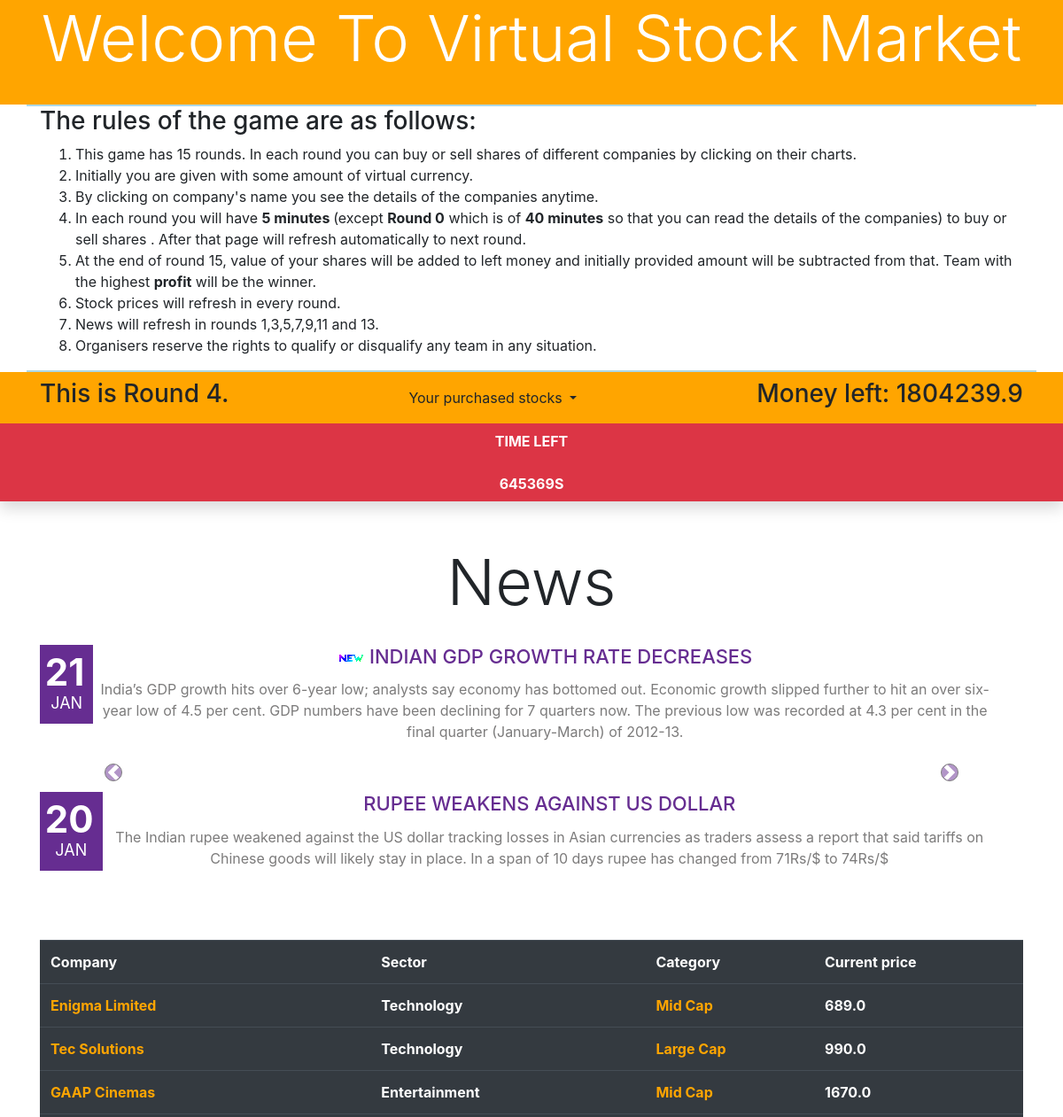
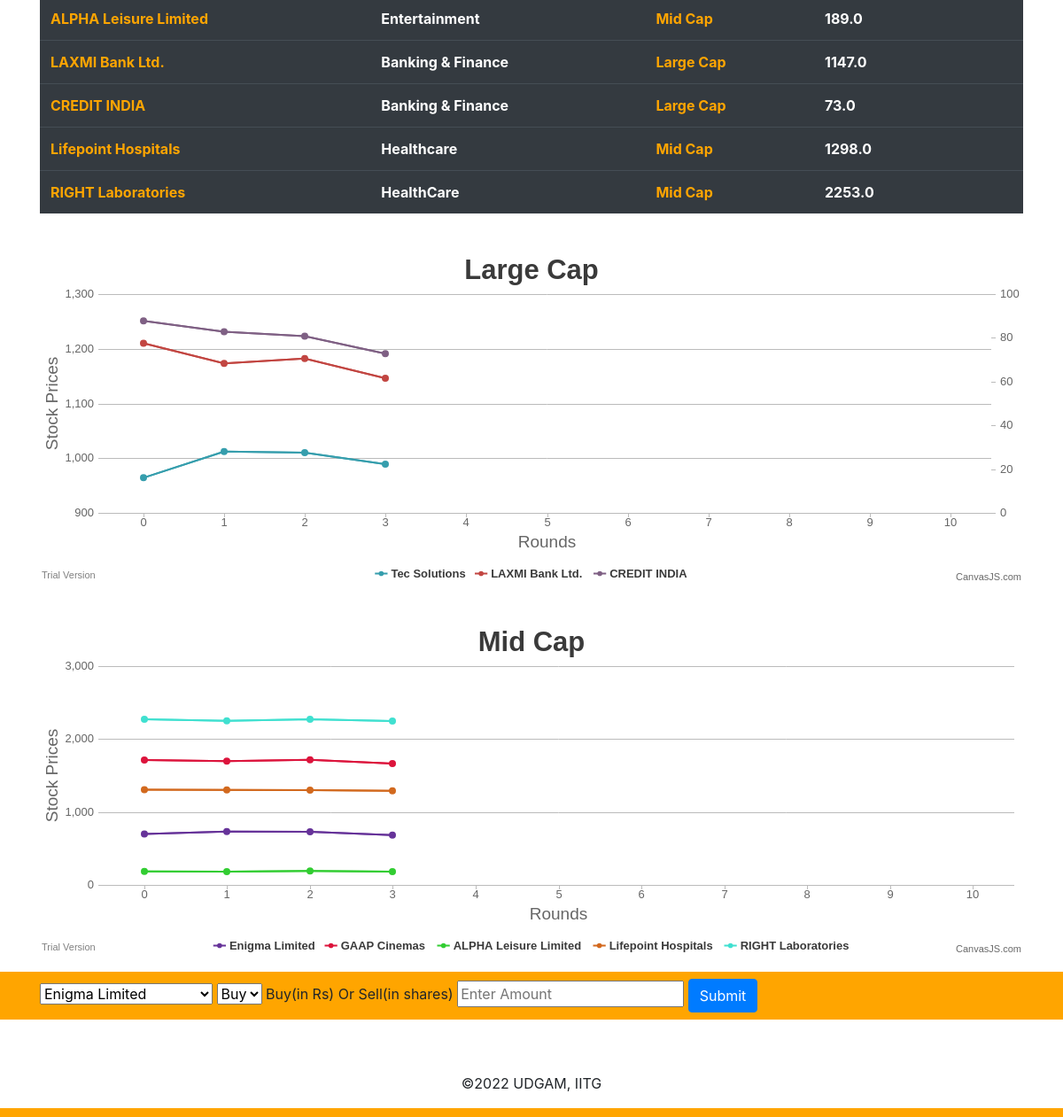
Screenshot of /site/round4/ (signed in) with the database file from the repository (2 pictures, top to bottom).
### login/models.py (models this page shows, shortened)
class Profile(models.Model):
	user = models.OneToOneField(User, on_delete=models.CASCADE)
	feedback = models.CharField(max_length=100, default="Not Submitted")
	money = models.FloatField(default=1000000)
	Enigma = models.FloatField(default=0)
	Tec = models.FloatField(default=0)
	GAAP = models.FloatField(default=0)
	ALPHA = models.FloatField(default=0)
	LAXMI = models.FloatField(default=0)
	Punjab = models.FloatField(default=0)
	Lifepoint = models.FloatField(default=0)
	RIGHT = models.FloatField(default=0)

class company(models.Model):
	company_name = models.CharField(max_length=50)
	sector = models.CharField(max_length=25, default="max cap")
	cat = models.CharField(max_length=25, default="tec")
	price0 = models.FloatField(default=0)
	price1 = models.FloatField(default=0)
	price2 = models.FloatField(default=0)
	price3 = models.FloatField(default=0)
	price4 = models.FloatField(default=0)
	price5 = models.FloatField(default=0)
	price6 = models.FloatField(default=0)
	price7 = models.FloatField(default=0)
	price8 = models.FloatField(default=0)
	price9 = models.FloatField(default=0)
	price10 = models.FloatField(default=0)
	price11 = models.FloatField(default=0)
	price12 = models.FloatField(default=0)
	price13 = models.FloatField(default=0)
	price14 = models.FloatField(default=0)

### login/views.py (the view, shortened to what this page needs)
# urls.py: path('round4/', views.round4, name='round4'),
@login_required
def round4(request):
	date = Date.objects.get(pk=5)
	user = request.user
	all_company = company.objects.all()
	return render(request, 'login/round4.html', {
			'user': user,
			'companys': all_company,
			'date': date,
			'tec0': (company.objects.get(pk=2)).price0,
			'tec1': (company.objects.get(pk=2)).price1,
			'tec2': (company.objects.get(pk=2)).price2,
			'tec3': (company.objects.get(pk=2)).price3,
			'tec4': (company.objects.get(pk=2)).price4,
			'tec5': (company.objects.get(pk=2)).price5,
			'tec6': (company.objects.get(pk=2)).price6,
			'tec7': (company.objects.get(pk=2)).price7,
			'tec8': (company.objects.get(pk=2)).price8,
			'tec9': (company.objects.get(pk=2)).price9,
			'tec10': (company.objects.get(pk=2)).price10,
			'en0': (company.objects.get(pk=1)).price0,
			'en1': (company.objects.get(pk=1)).price1,
			'en2': (company.objects.get(pk=1)).price2,
			'en3': (company.objects.get(pk=1)).price3,
			'en4': (company.objects.get(pk=1)).price4,
			'en5': (company.objects.get(pk=1)).price5,
			'en6': (company.objects.get(pk=1)).price6,
			'en7': (company.objects.get(pk=1)).price7,
			'en8': (company.objects.get(pk=1)).price8,
			'en9': (company.objects.get(pk=1)).price9,
			'en10': (company.objects.get(pk=1)).price10,
			'gaa0': (company.objects.get(pk=3)).price0,
			'gaa1': (company.objects.get(pk=3)).price1,
			'gaa2': (company.objects.get(pk=3)).price2,
			'gaa3': (company.objects.get(pk=3)).price3,
			'gaa4': (company.objects.get(pk=3)).price4,
			'gaa5': (company.objects.get(pk=3)).price5,
			'gaa6': (company.objects.get(pk=3)).price6,
			'gaa7': (company.objects.get(pk=3)).price7,
			'gaa8': (company.objects.get(pk=3)).price8,
			'gaa9': (company.objects.get(pk=3)).price9,
			'gaa10': (company.objects.get(pk=3)).price10,
			'alp0': (company.objects.get(pk=4)).price0,
			'alp1': (company.objects.get(pk=4)).price1,
			'alp2': (company.objects.get(pk=4)).price2,
			'alp3': (company.objects.get(pk=4)).price3,
			'alp4': (company.objects.get(pk=4)).price4,
			'alp5': (company.objects.get(pk=4)).price5,
			'alp6': (company.objects.get(pk=4)).price6,
			'alp7': (company.objects.get(pk=4)).price7,
			'alp8': (company.objects.get(pk=4)).price8,
			'alp9': (company.objects.get(pk=4)).price9,
			'alp10': (company.objects.get(pk=4)).price10,
			'lax0': (company.objects.get(pk=5)).price0,
			'lax1': (company.objects.get(pk=5)).price1,
			'lax2': (company.objects.get(pk=5)).price2,
			'lax3': (company.objects.get(pk=5)).price3,
			'lax4': (company.objects.get(pk=5)).price4,
			'lax5': (company.objects.get(pk=5)).price5,
			'lax6': (company.objects.get(pk=5)).price6,
			'lax7': (company.objects.get(pk=5)).price7,
			'lax8': (company.objects.get(pk=5)).price8,
			'lax9': (company.objects.get(pk=5)).price9,
			'lax10': (company.objects.get(pk=5)).price10,
			'pnb0': (company.objects.get(pk=6)).price0,
			'pnb1': (company.objects.get(pk=6)).price1,
			'pnb2': (company.objects.get(pk=6)).price2,
			'pnb3': (company.objects.get(pk=6)).price3,
			'pnb4': (company.objects.get(pk=6)).price4,
			'pnb5': (company.objects.get(pk=6)).price5,
			'pnb6': (company.objects.get(pk=6)).price6,
			'pnb7': (company.objects.get(pk=6)).price7,
			'pnb8': (company.objects.get(pk=6)).price8,
			'pnb9': (company.objects.get(pk=6)).price9,
			'pnb10': (company.objects.get(pk=6)).price10,
			'lif0': (company.objects.get(pk=7)).price0,
			'lif1': (company.objects.get(pk=7)).price1,
			'lif2': (company.objects.get(pk=7)).price2,
			'lif3': (company.objects.get(pk=7)).price3,
			'lif4': (company.objects.get(pk=7)).price4,
			'lif5': (company.objects.get(pk=7)).price5,
			'lif6': (company.objects.get(pk=7)).price6,
			'lif7': (company.objects.get(pk=7)).price7,
			'lif8': (company.objects.get(pk=7)).price8,
			'lif9': (company.objects.get(pk=7)).price9,
			'lif10': (company.objects.get(pk=7)).price10,
			'rig0': (company.objects.get(pk=8)).price0,
			'rig1': (company.objects.get(pk=8)).price1,
			'rig2': (company.objects.get(pk=8)).price2,
			'rig3': (company.objects.get(pk=8)).price3,
			'rig4': (company.objects.get(pk=8)).price4,
			'rig5': (company.objects.get(pk=8)).price5,
			'rig6': (company.objects.get(pk=8)).price6,
			'rig7': (company.objects.get(pk=8)).price7,
			'rig8': (company.objects.get(pk=8)).price8,
			'rig9': (company.objects.get(pk=8)).price9,
			'rig10': (company.objects.get(pk=8)).price10,
		 })

### login/templates/login/round4.html (shortened to what this page needs)
{% extends "login/base.html" %}
{% load static %}
{% block content %}
<nav id="header-nav" class="navbar navbar-default">
	<div class="container">
		<h3 class="align">This is Round 4.</h3>
		  <div class="dropdown">
    		<button class="btn btn-default dropdown-toggle" type="button" id="menu1" data-toggle="dropdown">Your purchased stocks
    			</button>
  		</div>
		<h3>Money left: {{ user.profile.money }}</h3>
	</div>
</nav>
<div class="navbar-fixed-top bg-danger shadow p-2 text-center mb-5 text-white ">
 	<div class="container-fluid">
    <p class="mb-0 font-weight-bold text-uppercase">Time Left</p>
    <div id="space" class="countdown pt-4"></div>
	</div>
</div>
<div class="container">
<h1 class="display-3 align">News</h1>
<div id="carouselExampleControls" class="carousel slide align" data-ride="carousel">
  <div class="carousel-inner">
    <div class="carousel-item active">
      <div class="slide">
        <div class="blogPost--small">
          <div class="media">
            <span class="align"><a href="#"><span class="date"><span>21</span> <small>Jan</small></span></a></span>
            <div class="media-body">
            <h4 class="media-heading">
              <img src="{% static 'login/new.gif' %}" alt="">
              <a href="#">Indian GDP growth rate decreases</a>
            </h4>
            <p>
              India’s GDP growth hits over 6-year low; analysts say economy has bottomed out. Economic growth slipped further to hit an over six-year low of 4.5 per cent. GDP numbers have been declining for 7 quarters now. The previous low was recorded at 4.3 per cent in the final quarter (January-March) of 2012-13.
            </p>
            </div>
          </div>
        </div>
        <div class="blogPost--small">
          <div class="media">
            <span class="align"><a href="#"><span class="date"><span>20</span> <small>Jan</small></span></a></span>
            <div class="media-body">
            <h4 class="media-heading">
              <a href="#">Rupee weakens against US Dollar</a>
            </h4>
            <p>
              The Indian rupee weakened against the US dollar tracking losses in Asian currencies as traders assess a report that said tariffs on Chinese goods will likely stay in place. In a span of 10 days rupee has changed from 71Rs/$ to 74Rs/$
            </p>
            </div>
          </div>
        </div>
    </div>
    </div>
  </div>
  <a class="carousel-control-prev" href="#carouselExampleControls" role="button" data-slide="prev">
    <span class="carousel-control-prev-icon" aria-hidden="true"></span>
  </a>
  <a class="carousel-control-next" href="#carouselExampleControls" role="button" data-slide="next">
    <span class="carousel-control-next-icon" aria-hidden="true"></span>
  </a>
</div><br>
</div>
<div class="container">
  <table class="table table-dark">
    <tr>
      <th>Company</th>
      <th>Sector</th>
      <th>Category</th>
      <th>Current price</th>
    </tr>
    {% for company in companys %}
    <tr>
      <th><a href="{% url 'details' company.id %}" target="_blank">{{ company.company_name }}</a></th>
      <th>{{ company.sector }}</th>
      {% if company.cat == "Large Cap" %}
        <th><a href="#chartContainer">{{ company.cat }}</a></th>
      {% else %}
        <th><a href="#chartContainer1">{{ company.cat }}</a></th>
      {% endif %}
      <th>{{ company.price3 }}</th>
    </tr>
    {% endfor %}
  </table>
</div>
<div class="container">
  <div id="chartContainer" class="chart padding"></div>
  <div id="chartContainer1" class="chart padding"></div>
</div>
<nav id="header-nav" class="navbar navbar-default">
	<div class="container">
		<form action="{% url 'round4' %}" method="POST">
			<select name="company_id">
				{% for company in companys %}
					<option value="{{ company.id }}">{{ company.company_name }}</option>
				{% endfor %}
			</select>
			<select name="what">
				<option value="buy">Buy</option>
			</select>
			<label for="amount">Buy(in Rs) Or Sell(in shares) </label>
			<input type="number" name="amount" id="amount" placeholder="Enter Amount" step="0.01" min="0" required>
			<button type="submit" class="btn btn-primary">Submit</button>
		</form>
	</div>
</nav>
{% endblock content %}

### login/static/login/style.css (style rules this page uses)
html { scroll-behavior: smooth; }
#header-nav { background-color: orange; }
.align { text-align: center; }
.padding { padding-top: 30px; padding-bottom: 30px; }
a:link { color: orange; }
.countdown { text-transform: uppercase; font-weight: bold; }
table { border-collapse: collapse; width: 100%; }
td, th { text-align: left; padding: 8px; }
.chart { height: 370px; width: 100%; margin-bottom: 50px; }
.blogPost--small { color: #7c7b7b; margin: 20px 30px 40px 0; }
.blogPost--small a { color: #662d91; }
.blogPost--small .date, .blogPost--small .dateEl2 { display: block; text-align: center; padding: 10px; color: #fff; background: #662d91; }
.blogPost--small .date span, .blogPost--small .dateEl2 span { display: inline-block; font-size: 42px; line-height: 1; letter-spacing: 0em; text-indent: -0.1em; color: #fff; font-weight: bold; }
.blogPost--small .date small, .blogPost--small .dateEl2 small { display: block; font-size: 18px; text-transform: uppercase; color: #fff; }
.blogPost--small h4 { margin: 0 0 12px 0; font-size: 22px; text-transform: uppercase; }
.carousel-control-prev-icon, .carousel-control-next-icon { height: 20px; width: 20px; outline: black; background-color: #662d91; background-size: 100%, 100%; border-radius: 50%; border: 1px solid black; }

### rows the page displays
company: company_name "Enigma Limited", sector "Technology", cat "Mid Cap", price3 "689.0"
company: company_name "Tec Solutions", sector "Technology", cat "Large Cap", price3 "990.0"
company: company_name "GAAP Cinemas", sector "Entertainment", cat "Mid Cap", price3 "1670.0"
company: company_name "ALPHA Leisure Limited", sector "Entertainment", cat "Mid Cap", price3 "189.0"
company: company_name "LAXMI Bank Ltd.", sector "Banking & Finance", cat "Large Cap", price3 "1147.0"
company: company_name "CREDIT INDIA", sector "Banking & Finance", cat "Large Cap", price3 "73.0"
company: company_name "Lifepoint Hospitals", sector "Healthcare", cat "Mid Cap", price3 "1298.0"
company: company_name "RIGHT Laboratories", sector "HealthCare", cat "Mid Cap", price3 "2253.0"

### other values shown
{{ user.profile.money }} "1804239.9"
form field company_id "Enigma Limited"
